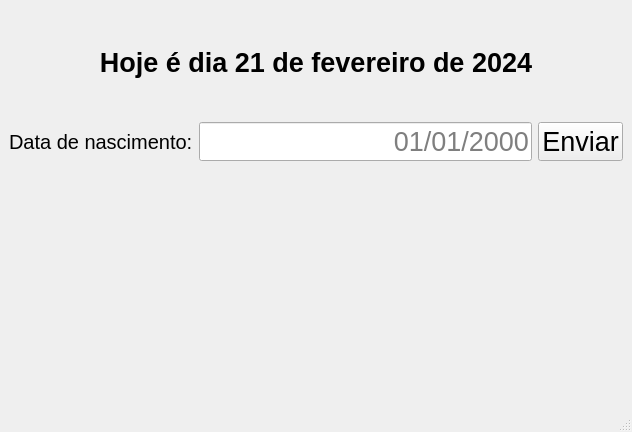
<?xml version="1.0" encoding="UTF-8"?>
<ui version="4.0">
 <class>MainWindow</class>
 <widget class="QMainWindow" name="MainWindow">
  <property name="geometry">
   <rect>
    <x>0</x>
    <y>0</y>
    <width>632</width>
    <height>432</height>
   </rect>
  </property>
  <property name="font">
   <font>
    <pointsize>20</pointsize>
   </font>
  </property>
  <property name="windowTitle">
   <string>Detalhes da sua Idade</string>
  </property>
  <widget class="QWidget" name="centralwidget">
   <layout class="QHBoxLayout" name="horizontalLayout">
    <item>
     <layout class="QVBoxLayout" name="verticalLayout_2">
      <item>
       <layout class="QVBoxLayout" name="verticalLayout">
        <item>
         <widget class="QLabel" name="label">
          <property name="font">
           <font>
            <pointsize>20</pointsize>
            <bold>true</bold>
           </font>
          </property>
          <property name="text">
           <string>Hoje é dia 21 de fevereiro de 2024</string>
          </property>
          <property name="alignment">
           <set>Qt::AlignCenter</set>
          </property>
         </widget>
        </item>
       </layout>
      </item>
      <item>
       <layout class="QHBoxLayout" name="horizontalLayout_2">
        <item>
         <widget class="QLabel" name="label_2">
          <property name="font">
           <font>
            <pointsize>15</pointsize>
           </font>
          </property>
          <property name="text">
           <string>Data de nascimento:</string>
          </property>
         </widget>
        </item>
        <item>
         <widget class="QLineEdit" name="lineEdit">
          <property name="minimumSize">
           <size>
            <width>5</width>
            <height>5</height>
           </size>
          </property>
          <property name="text">
           <string/>
          </property>
          <property name="alignment">
           <set>Qt::AlignRight|Qt::AlignTrailing|Qt::AlignVCenter</set>
          </property>
          <property name="placeholderText">
           <string>01/01/2000</string>
          </property>
         </widget>
        </item>
        <item>
         <widget class="QPushButton" name="pushButton">
          <property name="text">
           <string>Enviar</string>
          </property>
         </widget>
        </item>
       </layout>
      </item>
      <item>
       <layout class="QVBoxLayout" name="verticalLayout_5">
        <item>
         <widget class="QLabel" name="label_3">
          <property name="font">
           <font>
            <pointsize>20</pointsize>
            <bold>true</bold>
           </font>
          </property>
          <property name="text">
           <string/>
          </property>
          <property name="alignment">
           <set>Qt::AlignCenter</set>
          </property>
         </widget>
        </item>
       </layout>
      </item>
      <item>
       <layout class="QVBoxLayout" name="verticalLayout_3">
        <item>
         <widget class="QLabel" name="label_4">
          <property name="text">
           <string/>
          </property>
          <property name="alignment">
           <set>Qt::AlignCenter</set>
          </property>
         </widget>
        </item>
       </layout>
      </item>
     </layout>
    </item>
   </layout>
  </widget>
  <widget class="QMenuBar" name="menubar">
   <property name="geometry">
    <rect>
     <x>0</x>
     <y>0</y>
     <width>632</width>
     <height>42</height>
    </rect>
   </property>
  </widget>
  <widget class="QStatusBar" name="statusbar"/>
 </widget>
 <resources/>
 <connections/>
</ui>
